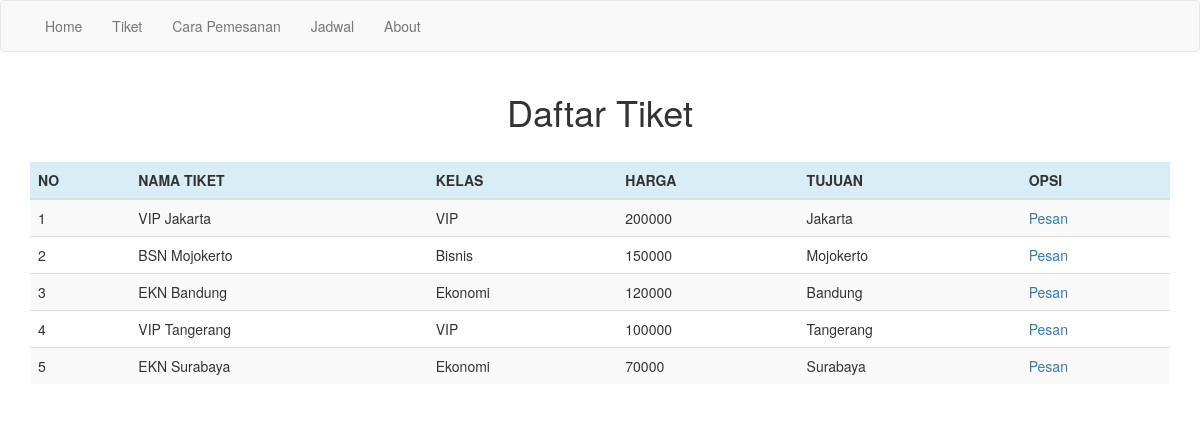
Page /daftartiket.php on the committed database.
### tables this page shows
CREATE TABLE `tiket` (
  `id_tkt` int(11) NOT NULL,
  `nama` varchar(100) NOT NULL,
  `kls` varchar(100) NOT NULL,
  `harga` varchar(100) NOT NULL,
  `tujuan` varchar(100) NOT NULL
);

### functions.php (called while the page is built, shortened)
<?php
$conn = mysqli_connect("localhost","root","","sumberalam");
function query($query) {
	global $conn;
	$result = mysqli_query($conn, $query);
	$rows = [];
	while( $row = mysqli_fetch_assoc($result) ) {
		$rows[] = $row;
	}
	return $rows;
}
?>

### daftartiket.php (the view)
<?php include 'navbar.php'; ?>
<section class="konten">
  <div class="container">
    <center><h1>Daftar Tiket</h1></center><br>
<form class="form-horizontal">
  		<table class="table table-striped">
    		<thead>
      			<tr class="bg-info">
      				<th>NO</th>
					<th>NAMA TIKET</th>
					<th>KELAS</th>
					<th>HARGA</th>
					<th>TUJUAN</th>
					<th>OPSI</th>
     			</tr>
    		</thead>
    		<tbody>
    			<?php
    				include 'functions.php';
					$tkt=query("SELECT * FROM tiket");
					$no=1;
					foreach($tkt as $t) :
						?>
						<tr>
							<td><?= $no; ?></td>
							<td><?= $t["nama"]; ?></td>
							<td><?= $t["kls"]; ?></td>
							<td><?= $t["harga"]; ?></td>
							<td><?= $t["tujuan"]; ?></td>
							<td>
            					<a href="beli.php?id_tkt=<?= $t['id_tkt']; ?>">Pesan</a>
							</td>
						</tr>
						<?php $no++; ?>
					<?php endforeach; ?>
    		</tbody>
  		</table>
  	</form>
    </div></section>

### navbar.php (shortened to what this page needs)
<!DOCTYPE html>
<html>
<head>
  <link rel="stylesheet" type="text/css" href="bootstrap/css/bootstrap.css">
</head>
<body>
<nav class="navbar navbar-default">
	<div class="container">
	<ul class="nav navbar-nav">
		<li><a href="index.php">Home</a></li>
		<li><a href="daftartiket.php">Tiket</a></li>
		<li><a href="cara_pesan.php">Cara Pemesanan</a></li>
		<li><a href="trayek.php">Jadwal</a></li>
		<li><a href="about.php">About</a></li>
	</ul>
</div>
</nav>
</body>
</html>

### rows in the picture
tiket: nama "VIP Jakarta", kls "VIP", harga "200000", tujuan "Jakarta"
tiket: nama "BSN Mojokerto", kls "Bisnis", harga "150000", tujuan "Mojokerto"
tiket: nama "EKN Bandung", kls "Ekonomi", harga "120000", tujuan "Bandung"
tiket: nama "VIP Tangerang", kls "VIP", harga "100000", tujuan "Tangerang"
tiket: nama "EKN Surabaya", kls "Ekonomi", harga "70000", tujuan "Surabaya"
